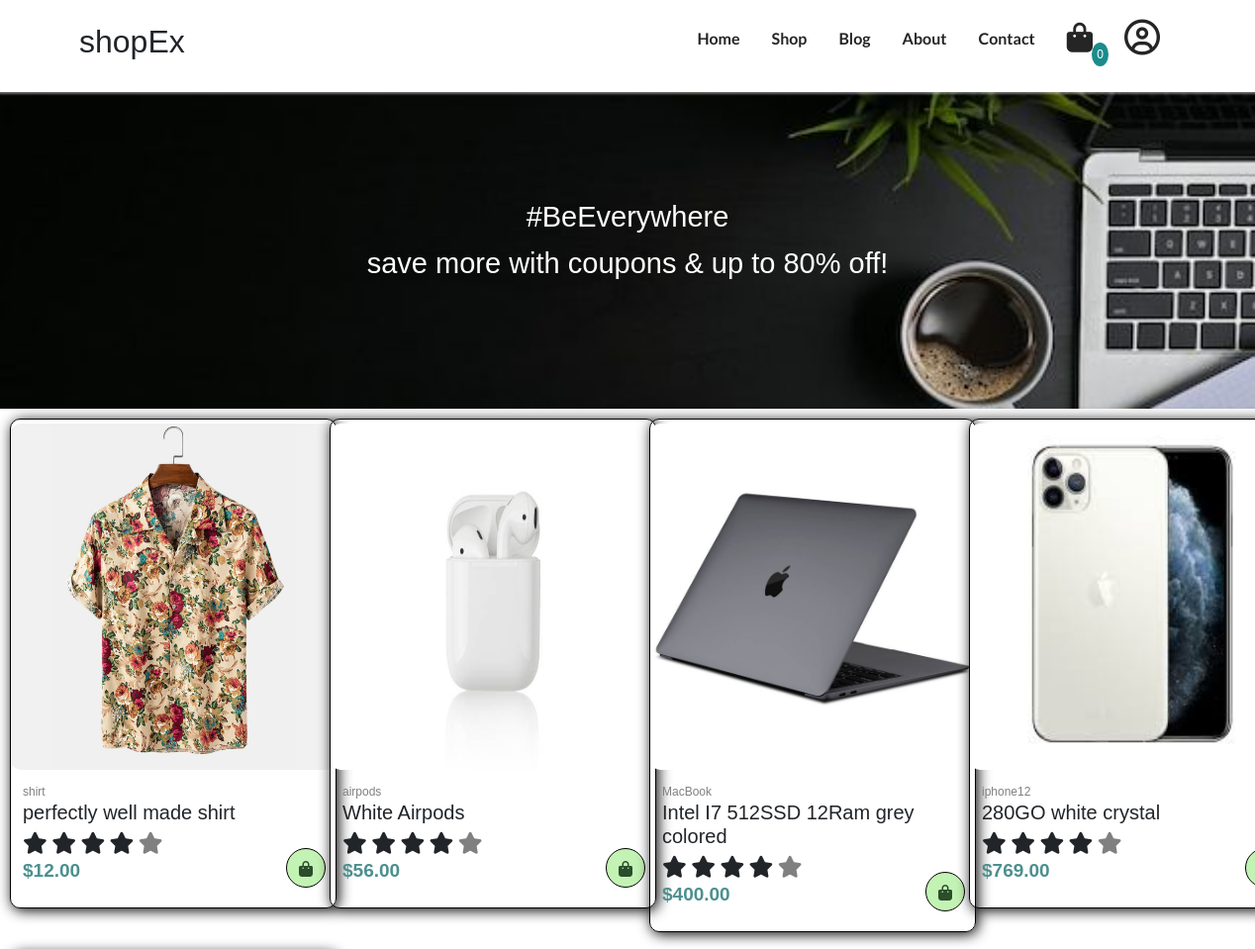
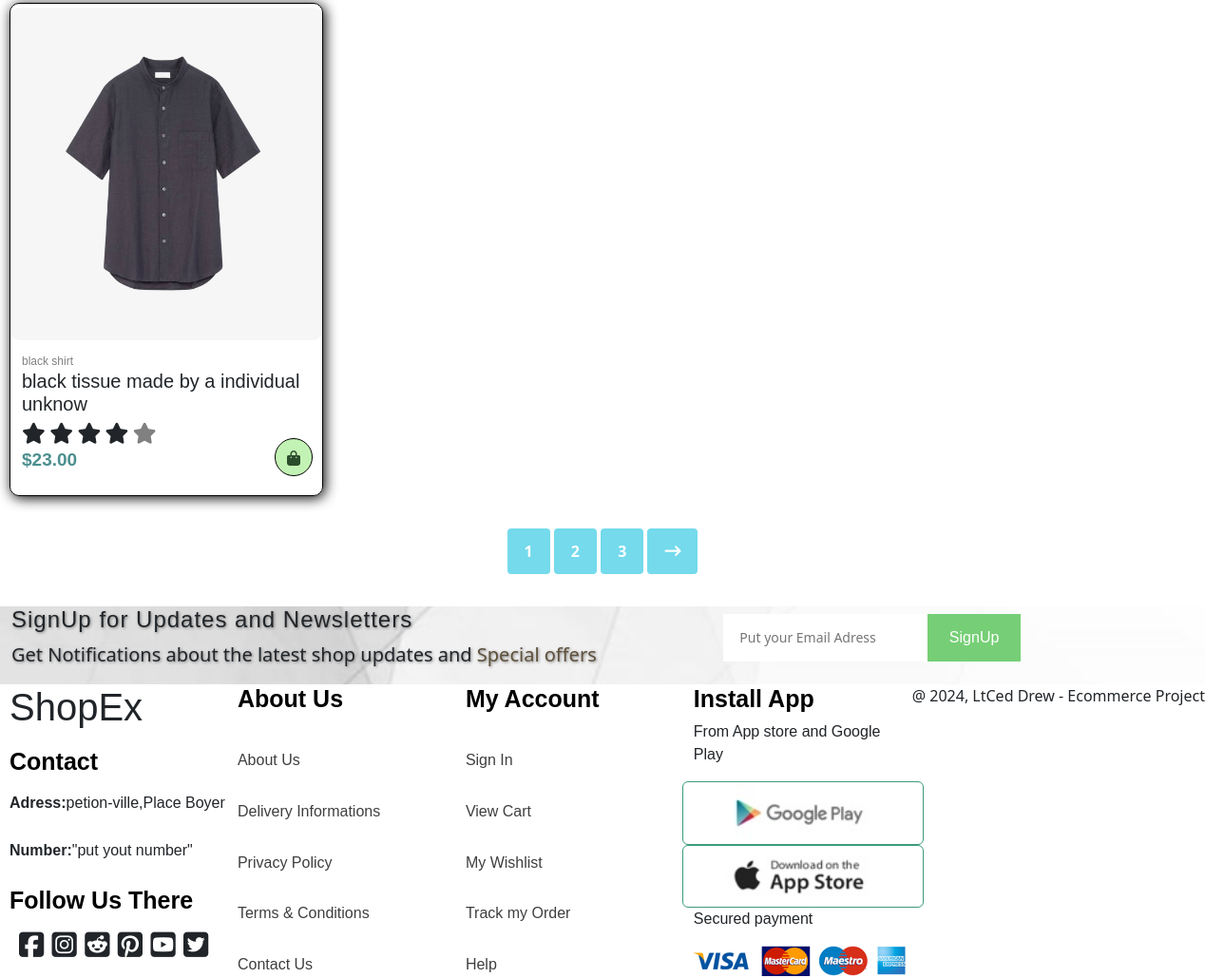
The app's page /view/admin/shop.php (signed in) with its own data (2 pictures, top to bottom).
### tables this page shows
CREATE TABLE `products` (
  `idp` int NOT NULL,
  `pname` varchar(100) DEFAULT NULL,
  `price` decimal(10,2) DEFAULT NULL,
  `quantity` int DEFAULT NULL,
  `pictures` varchar(555) DEFAULT NULL,
  `descriptions` varchar(200) NOT NULL
);

### view/admin/shop.php (the view, shortened to what this page needs)
<?php
include "../includes/header.php";
include_once "../../src/config/instance.php";
$connector = $connection->conn();
$stmn = $connector->prepare("SELECT * FROM products");
$stmn->execute();
?>
<section id="shoppingpage">
  <h2>#BeEverywhere</h2>
  <p>save more with coupons & up to 80% off!</p>
</section>
<section id="product0">
  <div class="row">
    <?php foreach ($stmn as $fetch) : ?>
      <div class="col-md-3">
        <div class="procontainer0">
        <div class="pro0" <div class="pro" onclick="window.location.href='sproduct.php?id=<?= $fetch["idp"]; ?>';">
            <img class="img-fluid w-100" src="../../products/<?= $fetch["pictures"] ?>">
            <div class="des">
              <span><?= $fetch["pname"] ?></span>
              <h5><?= $fetch["descriptions"] ?></h5>
              <div class="star">
                <i class="fas fa fa-star"></i>
                <i class="fas fa fa-star"></i>
                <i class="fas fa fa-star"></i>
                <i class="fas fa fa-star"></i>
                <i class="fas fa fa-star"></i>
              </div>
              <h4>$<?= $fetch["price"] ?></h4>
            </div>
            <a class="addtoitem" id="<?= $fetch["idp"]; ?>"><i class="fa-solid fa-bag-shopping shoppings"></i></a>
          </div>
        </div>
      </div>
    <?php endforeach; ?>
  </div>
</section>
<br>
<section id="pagination" class="sectionp1">
  <a href="#">1</a>
  <a href="#">2</a>
  <a href="#">3</a>
  <a href="#"><i class="fa-solid fa-arrow-right-long"></i></a>
</section>
<br>
<section id="newsletter">
  <div class="newstext">
    <h4>SignUp for Updates and Newsletters</h4>
    <p>Get Notifications about the latest shop updates and <span>Special offers</span>
    </p>
  </div>
  <div class="forms">
    <form action="">
      <input type="text" placeholder="Put your Email Adress">
      <button>SignUp</button>
    </form>
  </div>
</section>
<?php
include "../includes/footer.php";
?>

### view/includes/header.php (shortened to what this page needs)
<?php
$count = '';
if (!empty($_SESSION['addTocart']))
  $count = count($_SESSION['addTocart']);
else
  $count = 0;
?>
<html lang="en">
<head>
  <link rel="stylesheet" href="https://cdnjs.cloudflare.com/ajax/libs/font-awesome/6.5.1/css/all.min.css">
  <link rel="stylesheet" href="http://localhost/eCommerce/public/css/includes.css">
  <link rel="stylesheet" type="text/css" href="https://cdn.jsdelivr.net/npm/toastify-js/src/toastify.min.css">
  <link href="https://cdn.jsdelivr.net/npm/bootstrap@5.3.2/dist/css/bootstrap.min.css" rel="stylesheet">
</head>
<body>
  <section id="header">
    <h2 class="title" style="cursor: pointer;" onclick="window.location.href='http://localhost/eCommerce/view/admin/'">shopEx</h2>
    <div>
      <ul id="navbar">
        <li><a id="home" href="http://localhost/eCommerce/view/admin/">Home</a></li>
        <li><a id="shop" href="shop.php">Shop</a></li>
        <li><a href="blog.php">Blog</a></li>
        <li><a href="aboutUs.php">About</a></li>
        <li><a href="contactUs.php">Contact</a></li>
        <li class="classcart"><a class="acart" href="cart.php"><i class="fa-solid fa-bag-shopping"></i></a></li>
        <p id="number"><?= $count ?></p>
        <div class="profile-menu">
          <li><a href="profile.php"><i class="fa-regular fa-circle-user profilecircle"></i></a></li>
        </div>
      </ul>
    </div>
  </section>

### view/includes/footer.php
<footer class="the footer">
    <div class="col">
        <h1>ShopEx</h1>
        <h4>Contact</h4>
        <p><strong>Adress:</strong>petion-ville,Place Boyer</p>
        <p><strong>Number:</strong>"put yout number"</p>
        <div class="follow">
            <h4>Follow Us There</h4>
            <div class="icons">
                <i class="fa-brands fa-square-facebook"></i>
                <i class="fa-brands fa-square-instagram"></i>
                <i class="fa-brands fa-square-reddit"></i>
                <i class="fa-brands fa-square-pinterest"></i>
                <i class="fa-brands fa-square-youtube"></i>
                <i class="fa-brands fa-square-twitter"></i>
            </div>
        </div>
    </div>
    <div class="col">
        <h4>About Us</h4>
        <a href="#">About Us</a>
        <a href="#">Delivery Informations</a>
        <a href="#">Privacy Policy</a>
        <a href="#">Terms & Conditions</a>
        <a href="#">Contact Us</a>
    </div>
    <div class="col">
        <h4>My Account</h4>
        <a href="#">Sign In</a>
        <a href="#">View Cart</a>
        <a href="#">My Wishlist</a>
        <a href="#">Track my Order</a>
        <a href="#">Help</a>
    </div>
    <div class="col install">
        <h4>Install App</h4>
        <p>From App store and Google Play</p>
        <div class="row">
            <img src="../../public/image/play.jpg">
            <img src="../../public/image/app.jpg">
        </div>
        <p>Secured payment</p>
        <img src="../../public/image/pay.png">
    </div>
    <div class="copyright">
        <p>@ 2024, LtCed Drew - Ecommerce Project </p>
    </div>
</footer>
</body>
</html>

### view/includes/header.php (style rules this page uses)
.profile-menu { position: relative; display: inline-block; z-index: 1; text-align: center; }

### records on screen
products: pictures (picture), pname "shirt", descriptions "perfectly well made shirt", price "12.00"
products: pictures (picture), pname "airpods", descriptions "White Airpods", price "56.00"
products: pictures (picture), pname "MacBook", descriptions "Intel I7 512SSD 12Ram grey colored", price "400.00"
products: pictures (picture), pname "iphone12", descriptions "280GO white crystal", price "769.00"
products: pictures (picture), pname "black shirt", descriptions "black tissue made by a individual unknow", price "23.00"

### other values on screen
$count "0"
